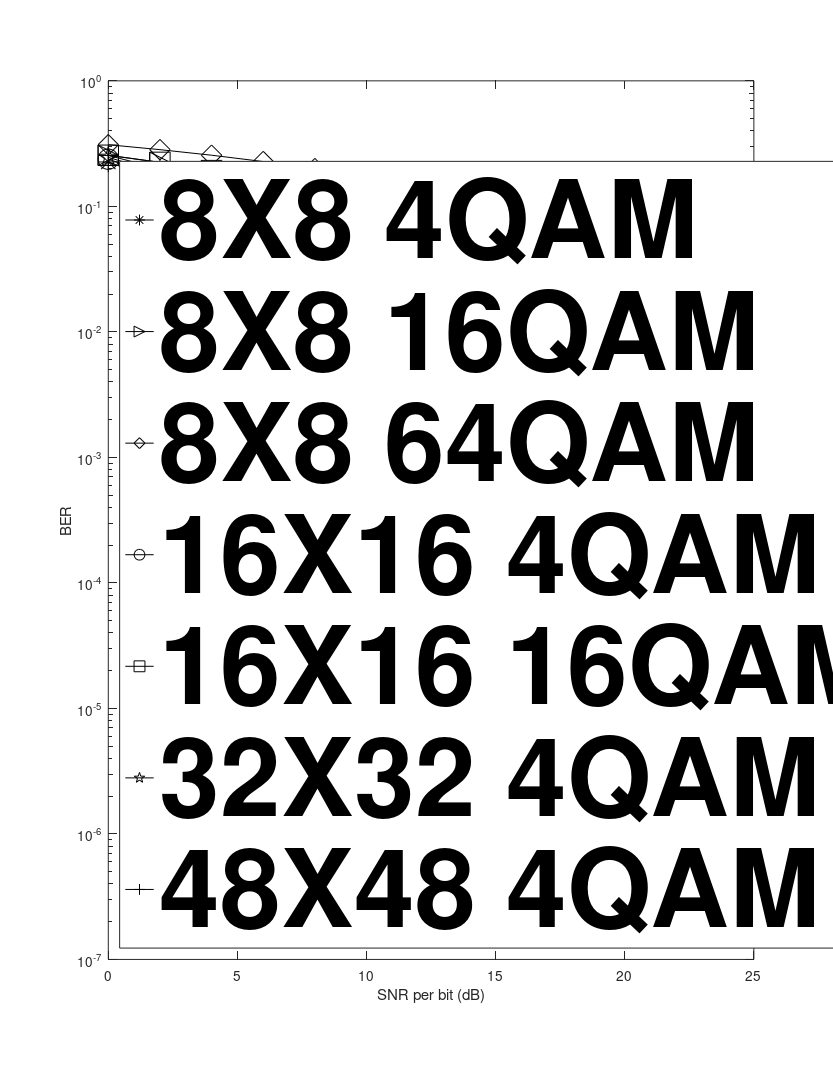

Write the MATLAB code that produced this figure.
cd 'C:\Users\Preston Chen\Documents\GitHub\Tianpei\FCSD-CUDA project\parallel_acceleration_of_FCSD_based_on_cuda'
%this is for ploting the figure of SNR-BER curve
sim8_4_0_18=[0.22589062154, 0.15894874930, 0.08640749753, 0.03090812452, 0.00636250013, 0.00079124997, 0.00005481876,0.00000279009];
sim8_16_0_18=[0.25537124276, 0.22414547205, 0.19270686805, 0.15720969439, 0.10538093746, 0.04198125005, 0.00701593747, 0.00052656251,0.00004961727, 0.00000235999];
sim8_64_0_22=[0.30989542603, 0.28304228187, 0.25555500388, 0.22751520574, 0.19991666079, 0.16876062751, 0.12789249420, 0.07114583254, 0.02219000086, 0.00312604173, 0.00018895834,0.00000633392  ];
sim16_4_0_14=[0.23751124740, 0.17347000539, 0.09674874693, 0.03350968659, 0.00618375000, 0.00060968747, 0.00002066603,0.00000026777  ];
sim16_16_0_18=[0.25537124276, 0.22414547205, 0.19270686805, 0.15720969439, 0.10538093746, 0.04198125005, 0.00701593747, 0.00052656251,0.00002031656,0.00000020876338590830];
% 0.25537124276 0.22414547205 0.19270686805 0.15720969439, 0.075001, 0.019427, 0.002040, 0.000093,
sim32_4_0_14=[0.24545359612, 0.18672686815, 0.11097452790, 0.04044124857, 0.00811937544, 0.00093781250,0.00005755865,0.00000097851];
sim48_4_0_14=[0.25442603230, 0.19931979477, 0.12637500465, 0.05224249884, 0.01231614593, 0.00185479166, 0.00016166667,0.00000549426];

fig1=figure;
Xsize=8.5;Ysize=11;
% Xleft=(8-Xsize)/2;Ytop=(12-Ysize)/2;
Xleft=0;
Ytop=0;
set(fig1,'Units','inches');
set(fig1,'position', [Xleft,Ytop,Xsize,Ysize]);
set(fig1,'PaperUnits','inches');
set(fig1,'PaperPosition',[Xleft,Ytop,Xsize,Ysize]);
set(gca,'fontsize',20);
figure (1)
fig1=semilogy(0:2:14,sim8_4_0_18,'-k*','MarkerSize',15);xlabel('SNR per bit (dB)'),ylabel('BER');
hold on;
fig1=semilogy(0:2:18,sim8_16_0_18,'-k>','MarkerSize',15),xlabel('SNR per bit (dB)'),ylabel('BER');
fig1=semilogy(0:2:22,sim8_64_0_22,'-kd','MarkerSize',15),xlabel('SNR per bit (dB)'),ylabel('BER');
hold on;
fig1=semilogy(0:2:14,sim16_4_0_14,'-ko','MarkerSize',15),xlabel('SNR per bit (dB)'),ylabel('BER');
hold on;
fig1=semilogy(0:2:18,sim16_16_0_18,'-ks','MarkerSize',15),xlabel('SNR per bit (dB)'),ylabel('BER');
hold on;
fig1=semilogy(0:2:14,sim32_4_0_14,'-kp','MarkerSize',15),xlabel('SNR per bit (dB)'),ylabel('BER');
hold on;
fig1=semilogy(0:2:14,sim48_4_0_14,'-k+','MarkerSize',15),xlabel('SNR per bit (dB)'),ylabel('BER'),
legend({'8X8 4QAM','8X8 16QAM','8X8 64QAM','16X16 4QAM','16X16 16QAM','32X32 4QAM','48X48 4QAM'},'FontSize',80,'FontWeight','bold');
legend('Location','SouthWest');
% po=get(gca,'Position');
% set(gca,'Position',[po(1)-0.1,po(2),po(3),po(4)]);
hold on;
print('-depsc','-tiff','-r300','BER_curves');
hold off;

